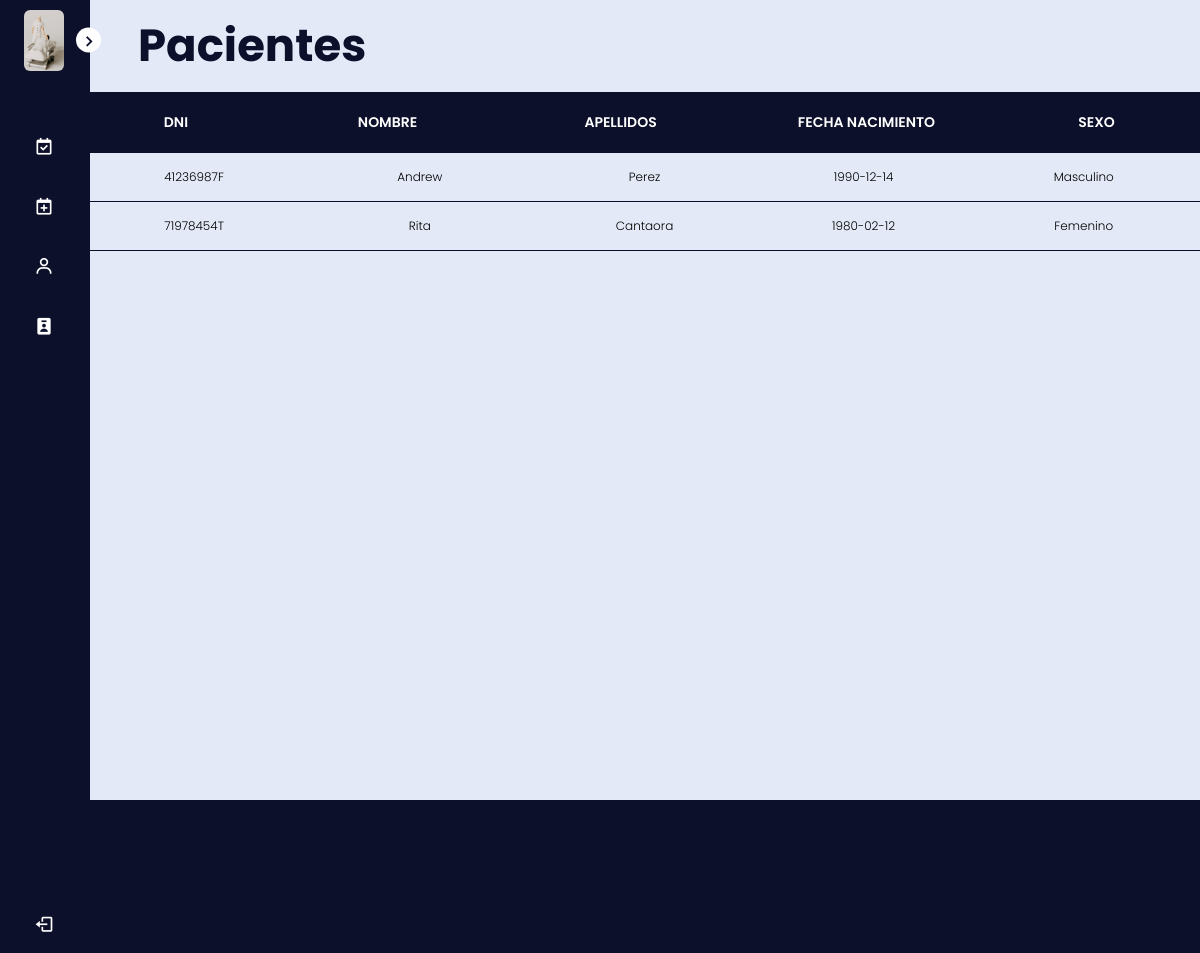
Before: /asistente/ver-pacientes.php (signed in) with the older database file.
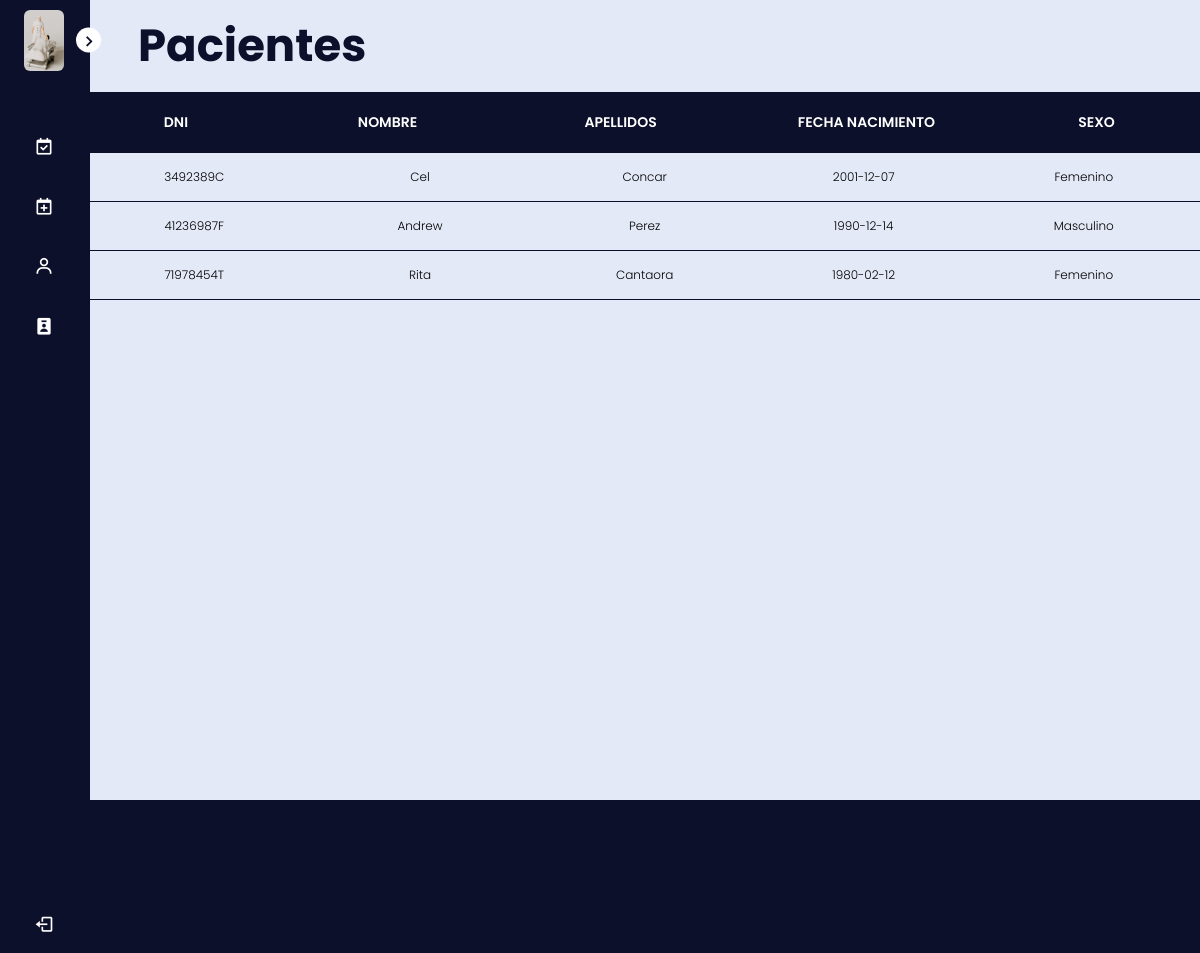
After: the same page with the newer database file.
### tables this page shows
CREATE TABLE `pacientes` (
  `dniPac` varchar(10) NOT NULL,
  `pacNombres` varchar(50) NOT NULL,
  `pacApellidos` varchar(50) NOT NULL,
  `pacFechaNacimiento` date NOT NULL,
  `pacSexo` enum('Masculino','Femenino') NOT NULL
);

### asistente/ver-pacientes.php (the view, shortened to what this page needs)
<!DOCTYPE html>
<html lang="en">
<head>
    <link rel="stylesheet" href="../assets/css/style.css">
    <link href='https://unpkg.com/boxicons@2.1.1/css/boxicons.min.css' rel='stylesheet'>
</head>
<body>
    <?php
    $con = mysqli_connect('localhost', 'Asistente', 'Ass86teN33', 'Clinica');
    if ($_SESSION['usutipo'] == 'Asistente') {
        $sql = "SELECT DISTINCT * FROM pacientes";
        $result = mysqli_query($con, $sql);
        $filas = mysqli_num_rows($result);
    } else {
        $error = "No tienes permisos.";
        $aviso = "Inicie sesión como asistente para poder realizar la operación.";
        header("Refresh:4; url=../logout.php", true);
    }
    ?>
    <nav class="sidebar close">
        <header>
            <div class="image-text">
                <span class="image">
                    <img src="../assets/img/scene.jpg" alt="foto perfil">
                </span>
            </div>
            <i class='bx bx-chevron-right toggle'></i>
        </header>
        <div class="menu-bar">
            <div class="menu">
                <ul class="menu-links">
                    <li class="nav-link">
                        <a href="citas-atendidas.php">
                            <i class='bx bx-calendar-check icon'></i>
                        </a>
                    </li>
                    <li class="nav-link">
                        <a href="nueva-cita.php">
                            <i class='bx bx-calendar-plus icon'></i>
                        </a>
                    </li>
                    <li class="nav-link">
                        <a href="alta-paciente.php">
                            <i class='bx bx-user icon'></i>
                        </a>
                    </li>
                    <li class="nav-link">
                        <a href="#">
                            <i class='bx bxs-user-badge icon'></i>
                        </a>
                    </li>
                </ul>
            </div>
            <div class="bottom-content">
                <li>
                    <a href="../logout.php">
                        <i class='bx bx-log-out icon'></i>
                    </a>
                </li>
            </div>
        </div>
    </nav>
    <section class="home">
        <div class="text">
            <h1>Pacientes</h1>
        </div>
        <div class="tabla">
            <div class="tbl-header">
                <table cellpadding="0" cellspacing="0" border="0">
                    <thead>
                        <tr>
                            <th>DNI</th>
                            <th>Nombre</th>
                            <th>Apellidos</th>
                            <th>Fecha Nacimiento</th>
                            <th>Sexo</th>
                        </tr>
                    </thead>
                </table>
            </div>
            <div class="tbl-content">
                <table cellpadding="0" cellspacing="0" border="0">
                    <tbody>
                        <?php
                        if ($filas != 0) {
                            while ($registro = mysqli_fetch_row($result)) {
                        ?>
                                <tr>
                                    <td><?php echo $registro[0]; ?></td>
                                    <td><?php echo $registro[1]; ?></td>
                                    <td><?php echo $registro[2]; ?></td>
                                    <td><?php echo $registro[3]; ?></td>
                                    <td><?php echo $registro[4]; ?></td>
                                </tr>
                        <?php
                            }
                        } else {
                            echo "<tr><td>No hay pacientes en el registro</td></tr>";
                        }
                        ?>
                    </tbody>
                </table>
            </div>
        </div>
    </section>
</body>
</html>

Changed rows visible on the page:
added pacientes: dniPac "3492389C", pacNombres "Cel", pacApellidos "Concar", pacFechaNacimiento "2001-12-07", pacSexo "Femenino"
